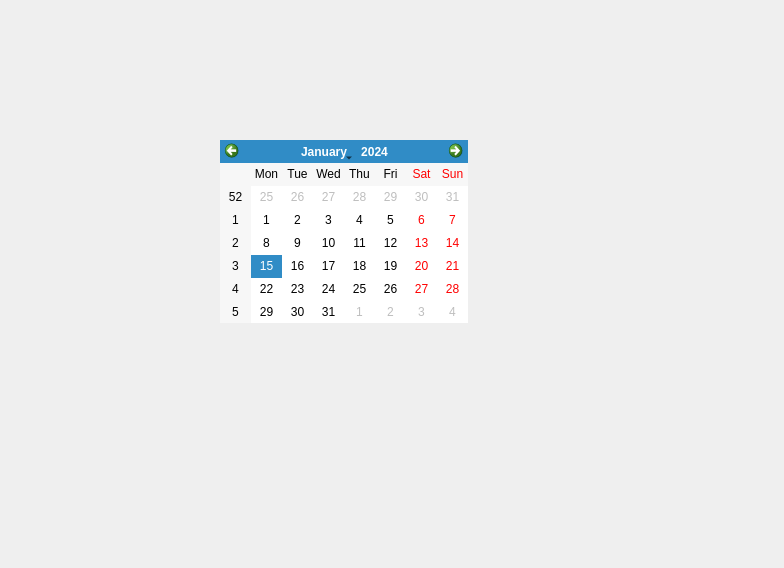
<?xml version="1.0" encoding="UTF-8"?>
<ui version="4.0">
 <class>Test</class>
 <widget class="QWidget" name="Test">
  <property name="geometry">
   <rect>
    <x>0</x>
    <y>0</y>
    <width>784</width>
    <height>568</height>
   </rect>
  </property>
  <property name="windowTitle">
   <string>Form</string>
  </property>
  <widget class="QCalendarWidget" name="calendarWidget">
   <property name="geometry">
    <rect>
     <x>220</x>
     <y>140</y>
     <width>248</width>
     <height>183</height>
    </rect>
   </property>
  </widget>
 </widget>
 <resources/>
 <connections/>
</ui>
